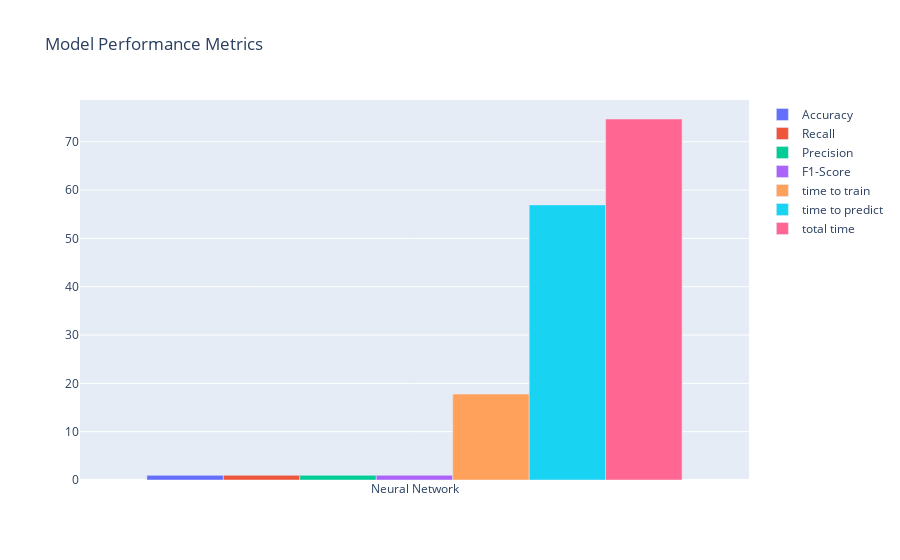

The notebook cell this image was saved under:
### Code cell
#plot the performance metrics
fig = go.Figure(data=[
    go.Bar(name='Accuracy', x=model_performance.index, y=model_performance['Accuracy']),
    go.Bar(name='Recall', x=model_performance.index, y=model_performance['Recall']),
    go.Bar(name='Precision', x=model_performance.index, y=model_performance['Precision']),
    go.Bar(name='F1-Score', x=model_performance.index, y=model_performance['F1-Score']),
    go.Bar(name='time to train', x=model_performance.index, y=model_performance['time to train']),
    go.Bar(name='time to predict', x=model_performance.index, y=model_performance['time to predict']),
    go.Bar(name='total time', x=model_performance.index, y=model_performance['total time'])
])

fig.update_layout(barmode='group', title='Model Performance Metrics')
fig.show()

### Figure 1 — Plotly figure (JSON) as saved in the notebook; plotly's stock layout.template omitted (floating-point values rounded to 4 significant figures)
{"data": [{"name": "Accuracy", "type": "bar", "x": ["Neural Network"], "y": [0.9644]}, {"name": "Recall", "type": "bar", "x": ["Neural Network"], "y": [0.9644]}, {"name": "Precision", "type": "bar", "x": ["Neural Network"], "y": [0.9644]}, {"name": "F1-Score", "type": "bar", "x": ["Neural Network"], "y": [0.9644]}, {"name": "time to train", "type": "bar", "x": ["Neural Network"], "y": [17.78]}, {"name": "time to predict", "type": "bar", "x": ["Neural Network"], "y": [56.93]}, {"name": "total time", "type": "bar", "x": ["Neural Network"], "y": [74.71]}], "layout": {"barmode": "group", "title": {"text": "Model Performance Metrics"}}}
